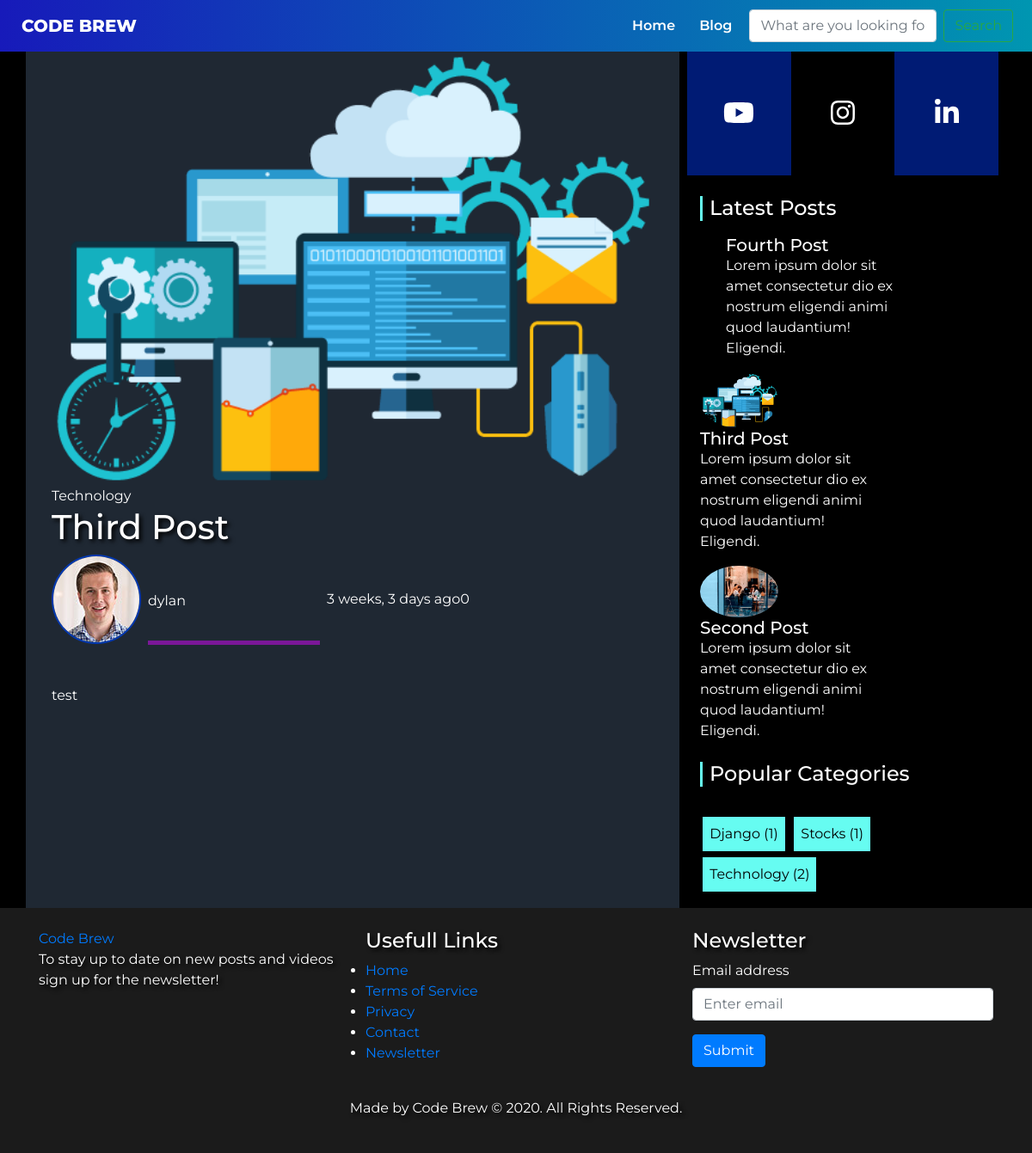
The page /post/3 on the database as committed earlier.
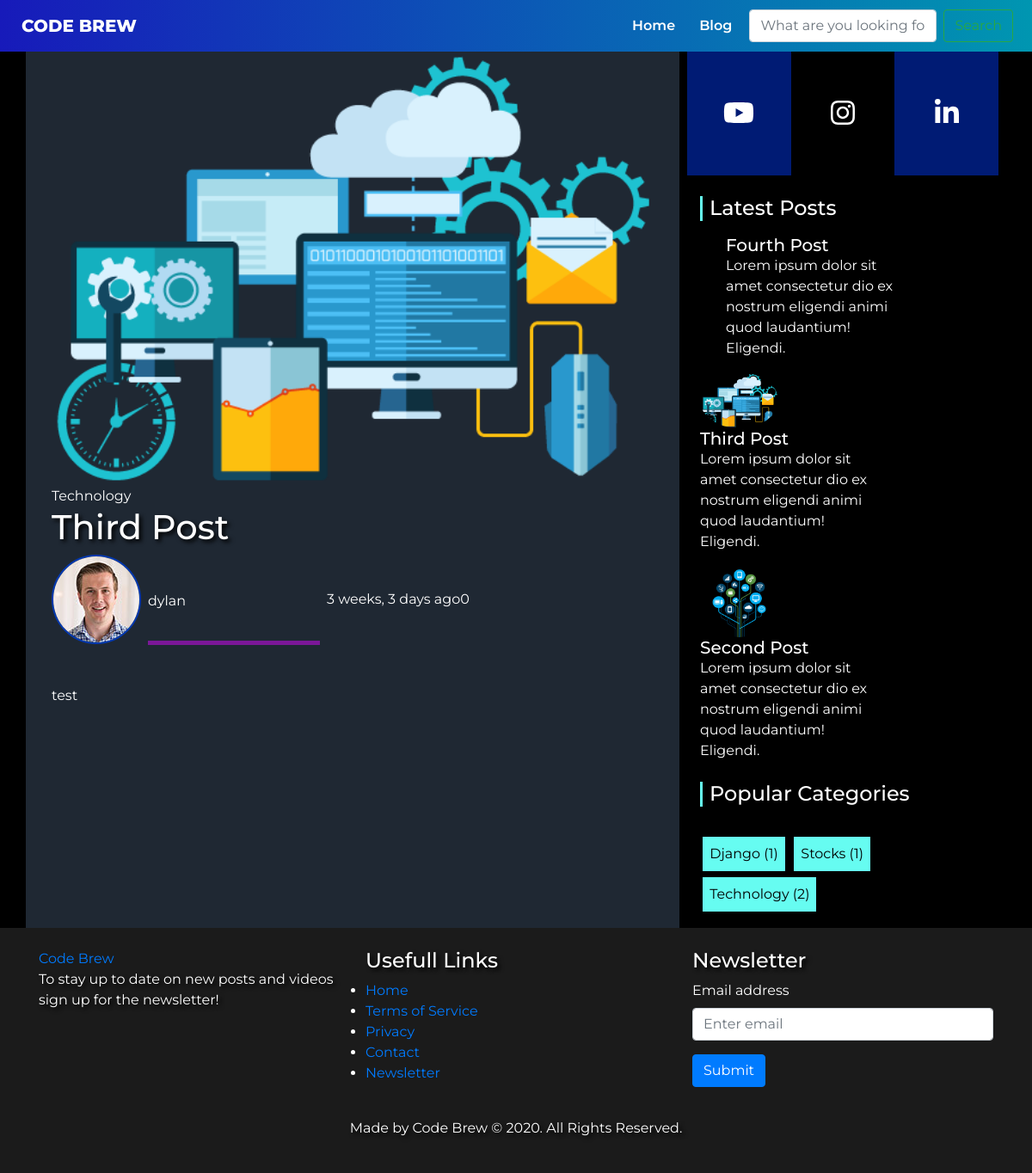
The same page on the database as committed later.
### posts/models.py (models this page shows, shortened)
class Post(models.Model):
    title = models.CharField(max_length=100)
    overview = models.TextField()
    timestamp = models.DateTimeField(auto_now_add=True)
    content = RichTextUploadingField(null=True)
    comment_count = models.IntegerField(default = 0)
    author = models.ForeignKey(Author, on_delete=models.CASCADE)
    thumbnail = models.ImageField()
    categories = models.ManyToManyField(Category)
    featured = models.BooleanField()
    previous_post = models.ForeignKey('self', related_name='previous', on_delete=models.SET_NULL, blank=True, null=True)
    next_post = models.ForeignKey('self', related_name='next', on_delete=models.SET_NULL, blank=True, null=True)
    def get_absolute_url(self):
        return reverse('post-detail', kwargs={
            'id': self.id
        })

class Category(models.Model):
    title = models.CharField(max_length=20)
    def __str__(self):
        return self.title

class Author(models.Model):
    user = models.OneToOneField(User, on_delete=models.CASCADE)
    profile_picture = models.ImageField()

### posts/views.py (the view)
# urls.py: path('post/<id>', post, name='post-detail'),
def post(request, id):
    post = get_object_or_404(Post, id=id)
    category_count = get_category_count()
    page_request_var = 'page'
    most_recent = Post.objects.order_by('-timestamp')[:3]
    context = {
        'post': post,
        'most_recent': most_recent,
        'category_count': category_count,
        'page_request_var': page_request_var,
    }
    return render(request, 'post.html', context)

### posts/views.py (called while the page is built)
def get_category_count():
    queryset = Post \
        .objects \
        .values('categories__title') \
        .annotate(Count('categories__title'))
    return queryset

### templates/post.html (shortened to what this page needs)
{% extends 'base.html' %}
{% load static %}
{% block content %}
  <div class="post_background">
    <div class="container">
      <div class="row">
        <main class="post blog-post col-lg-8">
          <div class="container">
            <div class="post-single">
              <div class="post-thumbnail"><img src="{{ post.thumbnail.url }}" alt="..." class="img-fluid"></div>
              <div class="post-details">
                <div class="post-meta d-flex justify-content-between">
                  <div class="category">
                    {% for cat in post.categories.all %}
                    <a href="#">{{ cat }}</a>
                    {% endfor %}
                  </div>
                </div>
                <h1>{{ post.title }}<a href="#"></a></h1>
                <div class="post-footer d-flex align-items-center flex-column flex-sm-row"><a href="#" class="author d-flex align-items-center flex-wrap">
                    <div class="avatar"><img src="{{ post.author.profile_picture.url }}" alt="..." class="img-fluid rounded-circle"></div>
                    <div class="title m-2"><span>{{ post.author.user.username }}</span></div></a>
                  <div class="d-flex align-items-center flex-wrap">
                    <div class="date"> {{ post.timestamp|timesince }} ago</div>
                    <div class="comments meta-last">{{ post.comment_count }}</div>
                  </div>
                </div>
                <div class="post-body mt-5">
                {{ post.content | safe }}
                </div>
              </div>
            </div>
          </div>
        </main>
        {% include 'sidebar.html' with most_recent=most_recent category_count=category_count %}
      </div>
    </div>
  </div>
{% endblock content %}

### templates/base.html (shortened to what this page needs)
{% load static %}
<!doctype html>
<html lang="en">
{% include 'head.html' %}
<body>
    {% include 'header.html' %}
    {% block content %}
    {% endblock content %}
    {% include 'footer.html' %}
</body>
</html>

### templates/head.html (shortened to what this page needs)
{% load static %}
<head>
    <link rel="stylesheet" href="{% static 'vendor/bootstrap/css/bootstrap.min.css' %}">
    <link rel="stylesheet" href="{% static 'css/main.css' %}">
    <link rel="stylesheet" href="https://pro.fontawesome.com/releases/v5.10.0/css/all.css"/>
  </head>

### templates/header.html (shortened to what this page needs)
<section id="navbar">
    <nav class="navbar navbar-expand-lg">
        <a class="navbar-brand" href="/">CODE BREW</a>
        <div class="collapse navbar-collapse" id="navbarSupportedContent">
            <ul class="navbar-nav ml-auto">
            <li class="nav-item active">
                <a class="nav-link" href="/">Home <span class="sr-only">(current)</span></a>
            </li>
            <li class="nav-item">
                <a class="nav-link" href="/blog">Blog</a>
            </li>
            </ul>
            <form action="{% url 'search' %}" class="search form-inline my-2 my-lg-0">
            <input class="form-control mr-sm-2" type="text" name="q" placeholder="What are you looking for?" aria-label="Search">
            <button class="btn btn-outline-success my-2 my-sm-0" type="submit">Search</button>
            </form>
        </div>
    </nav>
</section>

### templates/sidebar.html (shortened to what this page needs)
<aside class="col-md-4 px-4">
    <div class="social-links row text-center">
        <div class="col-sm-4  py-5">
            <a href="" class="social-link w-100">
                <i class="fab fa-youtube"></i>
            </a>
        </div>
        <div class="col-sm-4  py-5 secondary-color">
            <a href="" class="social-link w-100">
                <i class="fab fa-instagram"></i>
            </a>
        </div>
        <div class="col-sm-4 py-5">
            <a href="" class="social-link w-100">
                <i class="fab fa-linkedin-in"></i>
            </a>
        </div>
    </div>
    <h4 class="aside-heading mt-4 mb-3 pl-2">Latest Posts</h4>
    {% for post in most_recent %}
    <a href="{{ post.get_absolute_url }}">
        <article class="row author mb-3">
            <div class="col-sm-4">
                <img src="{{ post.thumbnail.url }}" alt="" class="img-fluid rounded-circle">
            </div>
            <div class="col-sm-8">
                <h5 class="m-0">{{ post.title }}</h5>
                <p class="m-0">Lorem ipsum dolor sit amet consectetur dio ex nostrum eligendi animi quod laudantium! Eligendi.</p>
            </div>
        </article>
    </a>
    {% endfor %}
    <h4 class="aside-heading mt-4  mb-3 pl-2">Popular Categories</h4>
    <div class="badges w-100">
        {% for cat in category_count %}
            <a href="#">{{ cat.categories__title }} ({{ cat.categories__title__count }})</a>
        {% endfor %}
    </div>
</aside>

### templates/footer.html (shortened to what this page needs)
<footer class="footer py-4">
    <div class="container">
        <div class="row">
            <div class="col-md-4">
                <a href="codebrew.digital" class="footer-logo">Code Brew</a>
                <p>To stay up to date on new posts and videos sign up for the newsletter!</p>
            </div>
            <div class="col-md-4">
                <h4>Usefull Links</h4>
                <ul>
                    <li><a href="codebrew.digital">Home</a></li>
                    <li><a href="#">Terms of Service</a></li>
                    <li><a href="#">Privacy</a></li>
                    <li><a href="#">Contact</a></li>
                    <li><a href="#">Newsletter</a></li>
                </ul>
            </div>
            <div class="col-md-4">
                <h4>Newsletter</h4>
                <div>
                    <form action="." method="POST">
                        <div class="form-group">
                        <label for="exampleInputEmail1">Email address</label>
                        <input type="email" name="email" class="form-control" placeholder="Enter email">
                        </div>
                        <button type="submit" class="btn btn-primary">Submit</button>
                    </form>
                </div>
            </div>
        </div>
        <div class="w-100 text-center pt-4">
            <p>Made by Code Brew &copy 2020. All Rights Reserved.</p>
        </div>
    </div>
</footer>

### templates/scripts.html (shortened to what this page needs)
{% load static %}

### static_in_env/css/main.css (style rules this page uses)
* { margin: 0; padding: 0; }
body { font-family: 'Montserrat', sans-serif; }
h1, h2, h3, h4, h5, p { color: rgb(255, 255, 255); text-shadow: black 3px 3px 5px; }
.navbar { background-image: linear-gradient(to right, #171aba,#0096b1); padding: 10px !important; }
.navbar-brand { padding: 0 15px; font-weight: 800; color: white; }
.navbar-nav li a { color: white; font-weight: 600; float: right; text-align: left; margin-right: 12px; }
.search { float: right; margin-right: 12px; }
.blog-post { background-color: #1F2833; }
.blog-post img { width: 100%; height: 100%; object-fit: cover; }
.social-links { background-color: #001b74; }
.social-link { color: rgb(255, 255, 255); font-size: 2rem; }
.secondary-color { background-color: black; color: black; }
.aside-heading { border-left: 3px solid #66FCF1; }
.badges { padding-top: 1rem; padding-bottom: 1rem; }
.badges > a { margin-left: 0.5rem; display: inline-block; margin: 0.2rem; padding: 0.5rem; background-color: #66FCF1; color: black; }
.footer { background-color: rgb(27, 27, 27); color: white; }
.title::before { content: ''; background: #7b1798; height: 5px; width: 200px; margin-left: auto; margin-right: auto; display: block; transform: translateY(63px); }

### templates/post.html (style rules this page uses)
.post-single a { color: white; }
.post_background { background-color: black; color: white; }
.avatar img { border: 2px solid #0038b1; }

Rows that differ between the two databases and show on the page:
changed Post "Second Post": thumbnail: a different picture
